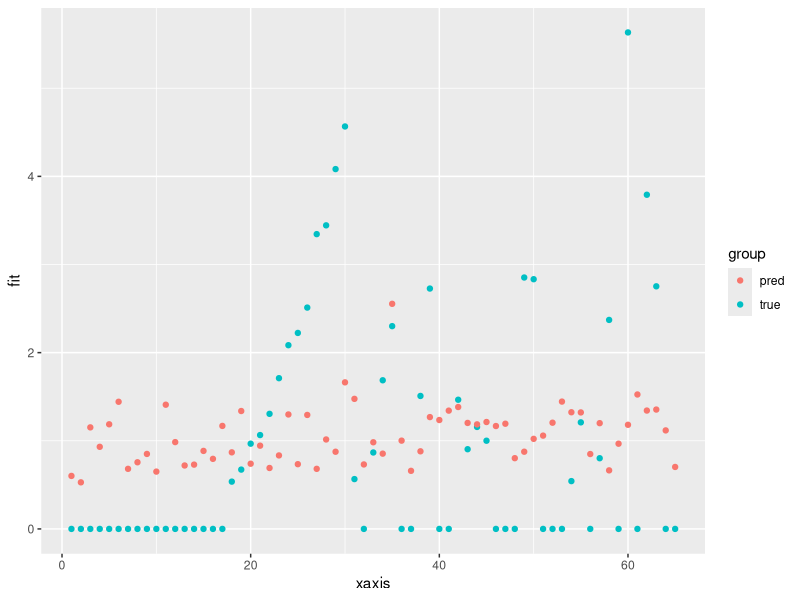

Here is the R script that generated this plot:
library("dplyr")
library("ggplot2")
library("caTools")

train_data <- read.csv("train_data.csv")
test_data <- read.csv("test_data.csv")

train_data <- train_data %>% filter(month %in% c("mar", "jun", "jul", "aug", "sep", "opt", "dec"))
test_data <- test_data %>% filter(month %in% c("mar", "jun", "jul", "aug", "sep", "opt", "dec"))

# on train data 
model <- lm(formula = log_area ~ month+temp*(DMC+DC+wind), data = train_data)
summary(model)
train_mse_8 <- mean(model$residuals^2)

pred <- predict(model, test_data, interval="confidence")
pred <- data.frame(pred)
true <- test_data$log_area

pred <- predict(model, test_data, interval="prediction")
pred <- data.frame(pred)

true <- data.frame(fit = test_data$log_area)

test_mse_8 <- mean((true$fit - pred$fit)^2)
xaxis <- c(1:length(true$fit))

true$xaxis <- xaxis
true$group <- "true"
pred$xaxis <- xaxis
pred$group <- "pred"
res <- rbind(true, pred[c("xaxis", "fit", "group")])

ggplot(res, aes(x = xaxis, y = fit, group = group, fill = group, col = group)) +
  geom_point()
